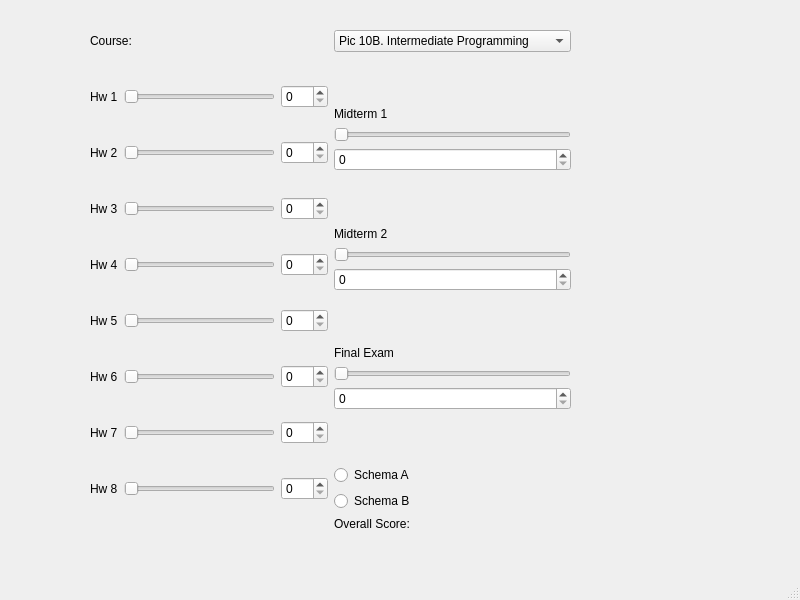
<?xml version="1.0" encoding="UTF-8"?>
<ui version="4.0">
 <class>MainWindow</class>
 <widget class="QMainWindow" name="MainWindow">
  <property name="geometry">
   <rect>
    <x>0</x>
    <y>0</y>
    <width>800</width>
    <height>600</height>
   </rect>
  </property>
  <property name="windowTitle">
   <string>MainWindow</string>
  </property>
  <widget class="QWidget" name="centralwidget">
   <widget class="QWidget" name="verticalLayoutWidget_3">
    <property name="geometry">
     <rect>
      <x>90</x>
      <y>30</y>
      <width>481</width>
      <height>501</height>
     </rect>
    </property>
    <layout class="QVBoxLayout" name="verticalLayout_3">
     <item>
      <layout class="QHBoxLayout" name="horizontalLayout_10">
       <item>
        <widget class="QLabel" name="label_13">
         <property name="text">
          <string>Course:</string>
         </property>
        </widget>
       </item>
       <item>
        <widget class="QComboBox" name="course">
         <property name="minimumSize">
          <size>
           <width>235</width>
           <height>0</height>
          </size>
         </property>
         <item>
          <property name="text">
           <string>Pic 10B. Intermediate Programming</string>
          </property>
         </item>
         <item>
          <property name="text">
           <string>Pic 10C. Advanced Programming</string>
          </property>
         </item>
        </widget>
       </item>
      </layout>
     </item>
     <item>
      <layout class="QHBoxLayout" name="horizontalLayout_9">
       <item>
        <layout class="QVBoxLayout" name="verticalLayout">
         <item>
          <layout class="QHBoxLayout" name="horizontalLayout">
           <item>
            <widget class="QLabel" name="label">
             <property name="text">
              <string>Hw 1</string>
             </property>
            </widget>
           </item>
           <item>
            <widget class="QSlider" name="hw1slide">
             <property name="maximum">
              <number>100</number>
             </property>
             <property name="orientation">
              <enum>Qt::Horizontal</enum>
             </property>
            </widget>
           </item>
           <item>
            <widget class="QSpinBox" name="hw1spin">
             <property name="maximum">
              <number>100</number>
             </property>
            </widget>
           </item>
          </layout>
         </item>
         <item>
          <layout class="QHBoxLayout" name="horizontalLayout_2">
           <item>
            <widget class="QLabel" name="label_2">
             <property name="text">
              <string>Hw 2</string>
             </property>
            </widget>
           </item>
           <item>
            <widget class="QSlider" name="hw2slide">
             <property name="maximum">
              <number>100</number>
             </property>
             <property name="orientation">
              <enum>Qt::Horizontal</enum>
             </property>
            </widget>
           </item>
           <item>
            <widget class="QSpinBox" name="hw2spin">
             <property name="maximum">
              <number>100</number>
             </property>
            </widget>
           </item>
          </layout>
         </item>
         <item>
          <layout class="QHBoxLayout" name="horizontalLayout_3">
           <item>
            <widget class="QLabel" name="label_3">
             <property name="text">
              <string>Hw 3</string>
             </property>
            </widget>
           </item>
           <item>
            <widget class="QSlider" name="hw3slide">
             <property name="maximum">
              <number>100</number>
             </property>
             <property name="orientation">
              <enum>Qt::Horizontal</enum>
             </property>
            </widget>
           </item>
           <item>
            <widget class="QSpinBox" name="hw3spin">
             <property name="maximum">
              <number>100</number>
             </property>
            </widget>
           </item>
          </layout>
         </item>
         <item>
          <layout class="QHBoxLayout" name="horizontalLayout_4">
           <item>
            <widget class="QLabel" name="label_4">
             <property name="text">
              <string>Hw 4</string>
             </property>
            </widget>
           </item>
           <item>
            <widget class="QSlider" name="hw4slide">
             <property name="maximum">
              <number>100</number>
             </property>
             <property name="orientation">
              <enum>Qt::Horizontal</enum>
             </property>
            </widget>
           </item>
           <item>
            <widget class="QSpinBox" name="hw4spin">
             <property name="maximum">
              <number>100</number>
             </property>
            </widget>
           </item>
          </layout>
         </item>
         <item>
          <layout class="QHBoxLayout" name="horizontalLayout_5">
           <item>
            <widget class="QLabel" name="label_5">
             <property name="text">
              <string>Hw 5</string>
             </property>
            </widget>
           </item>
           <item>
            <widget class="QSlider" name="hw5slide">
             <property name="maximum">
              <number>100</number>
             </property>
             <property name="orientation">
              <enum>Qt::Horizontal</enum>
             </property>
            </widget>
           </item>
           <item>
            <widget class="QSpinBox" name="hw5spin">
             <property name="maximum">
              <number>100</number>
             </property>
            </widget>
           </item>
          </layout>
         </item>
         <item>
          <layout class="QHBoxLayout" name="horizontalLayout_6">
           <item>
            <widget class="QLabel" name="label_6">
             <property name="text">
              <string>Hw 6</string>
             </property>
            </widget>
           </item>
           <item>
            <widget class="QSlider" name="hw6slide">
             <property name="maximum">
              <number>100</number>
             </property>
             <property name="orientation">
              <enum>Qt::Horizontal</enum>
             </property>
            </widget>
           </item>
           <item>
            <widget class="QSpinBox" name="hw6spin">
             <property name="maximum">
              <number>100</number>
             </property>
            </widget>
           </item>
          </layout>
         </item>
         <item>
          <layout class="QHBoxLayout" name="horizontalLayout_7">
           <item>
            <widget class="QLabel" name="label_7">
             <property name="text">
              <string>Hw 7</string>
             </property>
            </widget>
           </item>
           <item>
            <widget class="QSlider" name="hw7slide">
             <property name="maximum">
              <number>100</number>
             </property>
             <property name="orientation">
              <enum>Qt::Horizontal</enum>
             </property>
            </widget>
           </item>
           <item>
            <widget class="QSpinBox" name="hw7spin">
             <property name="maximum">
              <number>100</number>
             </property>
            </widget>
           </item>
          </layout>
         </item>
         <item>
          <layout class="QHBoxLayout" name="horizontalLayout_8">
           <item>
            <widget class="QLabel" name="label_8">
             <property name="text">
              <string>Hw 8</string>
             </property>
            </widget>
           </item>
           <item>
            <widget class="QSlider" name="hw8slide">
             <property name="maximum">
              <number>100</number>
             </property>
             <property name="orientation">
              <enum>Qt::Horizontal</enum>
             </property>
            </widget>
           </item>
           <item>
            <widget class="QSpinBox" name="hw8spin">
             <property name="maximum">
              <number>100</number>
             </property>
            </widget>
           </item>
          </layout>
         </item>
        </layout>
       </item>
       <item>
        <layout class="QVBoxLayout" name="verticalLayout_2">
         <item>
          <spacer name="verticalSpacer_4">
           <property name="orientation">
            <enum>Qt::Vertical</enum>
           </property>
           <property name="sizeHint" stdset="0">
            <size>
             <width>20</width>
             <height>40</height>
            </size>
           </property>
          </spacer>
         </item>
         <item>
          <widget class="QLabel" name="label_9">
           <property name="text">
            <string>Midterm 1</string>
           </property>
          </widget>
         </item>
         <item>
          <widget class="QSlider" name="mid1slide">
           <property name="maximum">
            <number>100</number>
           </property>
           <property name="orientation">
            <enum>Qt::Horizontal</enum>
           </property>
          </widget>
         </item>
         <item>
          <widget class="QSpinBox" name="mid1spin">
           <property name="maximum">
            <number>100</number>
           </property>
          </widget>
         </item>
         <item>
          <spacer name="verticalSpacer_5">
           <property name="orientation">
            <enum>Qt::Vertical</enum>
           </property>
           <property name="sizeHint" stdset="0">
            <size>
             <width>20</width>
             <height>40</height>
            </size>
           </property>
          </spacer>
         </item>
         <item>
          <widget class="QLabel" name="label_11">
           <property name="text">
            <string>Midterm 2</string>
           </property>
          </widget>
         </item>
         <item>
          <widget class="QSlider" name="mid2slide">
           <property name="maximum">
            <number>100</number>
           </property>
           <property name="orientation">
            <enum>Qt::Horizontal</enum>
           </property>
          </widget>
         </item>
         <item>
          <widget class="QSpinBox" name="mid2spin">
           <property name="maximum">
            <number>100</number>
           </property>
          </widget>
         </item>
         <item>
          <spacer name="verticalSpacer_3">
           <property name="orientation">
            <enum>Qt::Vertical</enum>
           </property>
           <property name="sizeHint" stdset="0">
            <size>
             <width>20</width>
             <height>40</height>
            </size>
           </property>
          </spacer>
         </item>
         <item>
          <widget class="QLabel" name="label_10">
           <property name="text">
            <string>Final Exam</string>
           </property>
          </widget>
         </item>
         <item>
          <widget class="QSlider" name="finalslide">
           <property name="maximum">
            <number>100</number>
           </property>
           <property name="orientation">
            <enum>Qt::Horizontal</enum>
           </property>
          </widget>
         </item>
         <item>
          <widget class="QSpinBox" name="finalspin">
           <property name="maximum">
            <number>100</number>
           </property>
          </widget>
         </item>
         <item>
          <spacer name="verticalSpacer_2">
           <property name="orientation">
            <enum>Qt::Vertical</enum>
           </property>
           <property name="sizeHint" stdset="0">
            <size>
             <width>20</width>
             <height>40</height>
            </size>
           </property>
          </spacer>
         </item>
         <item>
          <widget class="QRadioButton" name="radioButton">
           <property name="text">
            <string>Schema A</string>
           </property>
          </widget>
         </item>
         <item>
          <widget class="QRadioButton" name="radioButton_2">
           <property name="text">
            <string>Schema B</string>
           </property>
          </widget>
         </item>
         <item>
          <widget class="QLabel" name="label_12">
           <property name="text">
            <string>Overall Score:</string>
           </property>
          </widget>
         </item>
        </layout>
       </item>
      </layout>
     </item>
    </layout>
   </widget>
  </widget>
  <widget class="QMenuBar" name="menubar">
   <property name="geometry">
    <rect>
     <x>0</x>
     <y>0</y>
     <width>800</width>
     <height>21</height>
    </rect>
   </property>
  </widget>
  <widget class="QStatusBar" name="statusbar"/>
 </widget>
 <resources/>
 <connections>
  <connection>
   <sender>hw1spin</sender>
   <signal>valueChanged(int)</signal>
   <receiver>hw1slide</receiver>
   <slot>setValue(int)</slot>
   <hints>
    <hint type="sourcelabel">
     <x>297</x>
     <y>105</y>
    </hint>
    <hint type="destinationlabel">
     <x>160</x>
     <y>109</y>
    </hint>
   </hints>
  </connection>
  <connection>
   <sender>hw2spin</sender>
   <signal>valueChanged(int)</signal>
   <receiver>hw2slide</receiver>
   <slot>setValue(int)</slot>
   <hints>
    <hint type="sourcelabel">
     <x>293</x>
     <y>164</y>
    </hint>
    <hint type="destinationlabel">
     <x>196</x>
     <y>156</y>
    </hint>
   </hints>
  </connection>
  <connection>
   <sender>hw3spin</sender>
   <signal>valueChanged(int)</signal>
   <receiver>hw3slide</receiver>
   <slot>setValue(int)</slot>
   <hints>
    <hint type="sourcelabel">
     <x>306</x>
     <y>234</y>
    </hint>
    <hint type="destinationlabel">
     <x>173</x>
     <y>217</y>
    </hint>
   </hints>
  </connection>
  <connection>
   <sender>hw4spin</sender>
   <signal>valueChanged(int)</signal>
   <receiver>hw4slide</receiver>
   <slot>setValue(int)</slot>
   <hints>
    <hint type="sourcelabel">
     <x>291</x>
     <y>282</y>
    </hint>
    <hint type="destinationlabel">
     <x>263</x>
     <y>280</y>
    </hint>
   </hints>
  </connection>
  <connection>
   <sender>hw5spin</sender>
   <signal>valueChanged(int)</signal>
   <receiver>hw5slide</receiver>
   <slot>setValue(int)</slot>
   <hints>
    <hint type="sourcelabel">
     <x>305</x>
     <y>340</y>
    </hint>
    <hint type="destinationlabel">
     <x>268</x>
     <y>345</y>
    </hint>
   </hints>
  </connection>
  <connection>
   <sender>hw6spin</sender>
   <signal>valueChanged(int)</signal>
   <receiver>hw6slide</receiver>
   <slot>setValue(int)</slot>
   <hints>
    <hint type="sourcelabel">
     <x>298</x>
     <y>404</y>
    </hint>
    <hint type="destinationlabel">
     <x>280</x>
     <y>400</y>
    </hint>
   </hints>
  </connection>
  <connection>
   <sender>hw7spin</sender>
   <signal>valueChanged(int)</signal>
   <receiver>hw7slide</receiver>
   <slot>setValue(int)</slot>
   <hints>
    <hint type="sourcelabel">
     <x>295</x>
     <y>457</y>
    </hint>
    <hint type="destinationlabel">
     <x>280</x>
     <y>456</y>
    </hint>
   </hints>
  </connection>
  <connection>
   <sender>hw8spin</sender>
   <signal>valueChanged(int)</signal>
   <receiver>hw8slide</receiver>
   <slot>setValue(int)</slot>
   <hints>
    <hint type="sourcelabel">
     <x>293</x>
     <y>525</y>
    </hint>
    <hint type="destinationlabel">
     <x>267</x>
     <y>522</y>
    </hint>
   </hints>
  </connection>
  <connection>
   <sender>hw1slide</sender>
   <signal>sliderMoved(int)</signal>
   <receiver>hw1spin</receiver>
   <slot>setValue(int)</slot>
   <hints>
    <hint type="sourcelabel">
     <x>130</x>
     <y>101</y>
    </hint>
    <hint type="destinationlabel">
     <x>309</x>
     <y>107</y>
    </hint>
   </hints>
  </connection>
  <connection>
   <sender>hw2slide</sender>
   <signal>sliderMoved(int)</signal>
   <receiver>hw2spin</receiver>
   <slot>setValue(int)</slot>
   <hints>
    <hint type="sourcelabel">
     <x>236</x>
     <y>158</y>
    </hint>
    <hint type="destinationlabel">
     <x>314</x>
     <y>166</y>
    </hint>
   </hints>
  </connection>
  <connection>
   <sender>hw3slide</sender>
   <signal>sliderMoved(int)</signal>
   <receiver>hw3spin</receiver>
   <slot>setValue(int)</slot>
   <hints>
    <hint type="sourcelabel">
     <x>164</x>
     <y>218</y>
    </hint>
    <hint type="destinationlabel">
     <x>313</x>
     <y>226</y>
    </hint>
   </hints>
  </connection>
  <connection>
   <sender>hw4slide</sender>
   <signal>sliderMoved(int)</signal>
   <receiver>hw4spin</receiver>
   <slot>setValue(int)</slot>
   <hints>
    <hint type="sourcelabel">
     <x>242</x>
     <y>290</y>
    </hint>
    <hint type="destinationlabel">
     <x>312</x>
     <y>285</y>
    </hint>
   </hints>
  </connection>
  <connection>
   <sender>hw5slide</sender>
   <signal>sliderMoved(int)</signal>
   <receiver>hw5spin</receiver>
   <slot>setValue(int)</slot>
   <hints>
    <hint type="sourcelabel">
     <x>236</x>
     <y>340</y>
    </hint>
    <hint type="destinationlabel">
     <x>302</x>
     <y>343</y>
    </hint>
   </hints>
  </connection>
  <connection>
   <sender>hw6slide</sender>
   <signal>sliderMoved(int)</signal>
   <receiver>hw6spin</receiver>
   <slot>setValue(int)</slot>
   <hints>
    <hint type="sourcelabel">
     <x>218</x>
     <y>398</y>
    </hint>
    <hint type="destinationlabel">
     <x>315</x>
     <y>408</y>
    </hint>
   </hints>
  </connection>
  <connection>
   <sender>hw7slide</sender>
   <signal>sliderMoved(int)</signal>
   <receiver>hw7spin</receiver>
   <slot>setValue(int)</slot>
   <hints>
    <hint type="sourcelabel">
     <x>243</x>
     <y>458</y>
    </hint>
    <hint type="destinationlabel">
     <x>306</x>
     <y>469</y>
    </hint>
   </hints>
  </connection>
  <connection>
   <sender>hw8slide</sender>
   <signal>sliderMoved(int)</signal>
   <receiver>hw8spin</receiver>
   <slot>setValue(int)</slot>
   <hints>
    <hint type="sourcelabel">
     <x>271</x>
     <y>516</y>
    </hint>
    <hint type="destinationlabel">
     <x>307</x>
     <y>518</y>
    </hint>
   </hints>
  </connection>
  <connection>
   <sender>mid1spin</sender>
   <signal>valueChanged(int)</signal>
   <receiver>mid1slide</receiver>
   <slot>setValue(int)</slot>
   <hints>
    <hint type="sourcelabel">
     <x>376</x>
     <y>188</y>
    </hint>
    <hint type="destinationlabel">
     <x>381</x>
     <y>160</y>
    </hint>
   </hints>
  </connection>
  <connection>
   <sender>mid1slide</sender>
   <signal>sliderMoved(int)</signal>
   <receiver>mid1spin</receiver>
   <slot>setValue(int)</slot>
   <hints>
    <hint type="sourcelabel">
     <x>431</x>
     <y>160</y>
    </hint>
    <hint type="destinationlabel">
     <x>430</x>
     <y>184</y>
    </hint>
   </hints>
  </connection>
  <connection>
   <sender>mid2spin</sender>
   <signal>valueChanged(int)</signal>
   <receiver>mid2slide</receiver>
   <slot>setValue(int)</slot>
   <hints>
    <hint type="sourcelabel">
     <x>473</x>
     <y>310</y>
    </hint>
    <hint type="destinationlabel">
     <x>477</x>
     <y>287</y>
    </hint>
   </hints>
  </connection>
  <connection>
   <sender>mid2slide</sender>
   <signal>sliderMoved(int)</signal>
   <receiver>mid2spin</receiver>
   <slot>setValue(int)</slot>
   <hints>
    <hint type="sourcelabel">
     <x>461</x>
     <y>287</y>
    </hint>
    <hint type="destinationlabel">
     <x>461</x>
     <y>308</y>
    </hint>
   </hints>
  </connection>
  <connection>
   <sender>finalspin</sender>
   <signal>valueChanged(int)</signal>
   <receiver>finalslide</receiver>
   <slot>setValue(int)</slot>
   <hints>
    <hint type="sourcelabel">
     <x>461</x>
     <y>424</y>
    </hint>
    <hint type="destinationlabel">
     <x>462</x>
     <y>404</y>
    </hint>
   </hints>
  </connection>
 </connections>
</ui>
